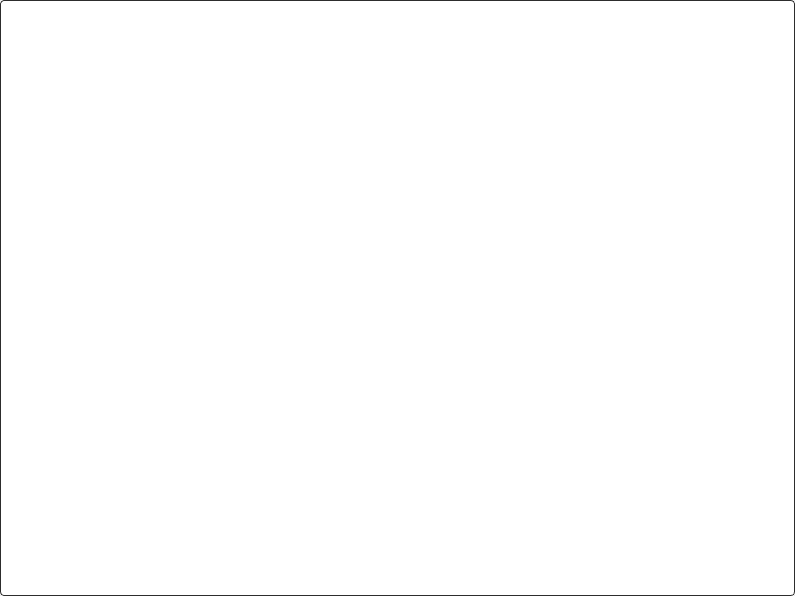
<?xml version="1.0" encoding="UTF-8"?>
<ui version="4.0">
 <class>MainWindow</class>
 <widget class="QMainWindow" name="MainWindow">
  <property name="geometry">
   <rect>
    <x>0</x>
    <y>0</y>
    <width>795</width>
    <height>596</height>
   </rect>
  </property>
  <property name="windowTitle">
   <string>MainWindow</string>
  </property>
  <widget class="QWidget" name="centralwidget">
   <layout class="QGridLayout" name="gridLayout">
    <property name="leftMargin">
     <number>0</number>
    </property>
    <property name="topMargin">
     <number>0</number>
    </property>
    <property name="rightMargin">
     <number>0</number>
    </property>
    <property name="bottomMargin">
     <number>0</number>
    </property>
    <property name="spacing">
     <number>0</number>
    </property>
    <item row="0" column="0" colspan="2">
     <widget class="QTableView" name="tableView">
      <property name="font">
       <font>
        <pointsize>12</pointsize>
        <weight>75</weight>
        <bold>true</bold>
       </font>
      </property>
      <property name="styleSheet">
       <string notr="true">QTreeView:branch:selected, QTreeView:branch:hover {
  background: url(&quot;:/qss_icons/rc/transparent.png&quot;);
}

QTreeView:branch:has-siblings:!adjoins-item {
  border-image: url(&quot;:/qss_icons/rc/branch_line.png&quot;) 0;
}

QTreeView:branch:has-siblings:adjoins-item {
  border-image: url(&quot;:/qss_icons/rc/branch_more.png&quot;) 0;
}

QTreeView:branch:!has-children:!has-siblings:adjoins-item {
  border-image: url(&quot;:/qss_icons/rc/branch_end.png&quot;) 0;
}

QTreeView:branch:has-children:!has-siblings:closed, QTreeView:branch:closed:has-children:has-siblings {
  border-image: none;
  image: url(&quot;:/qss_icons/rc/branch_closed.png&quot;);
}

QTreeView:branch:open:has-children:!has-siblings, QTreeView:branch:open:has-children:has-siblings {
  border-image: none;
  image: url(&quot;:/qss_icons/rc/branch_open.png&quot;);
}

QTreeView:branch:has-children:!has-siblings:closed:hover, QTreeView:branch:closed:has-children:has-siblings:hover {
  image: url(&quot;:/qss_icons/rc/branch_closed_focus.png&quot;);
}

QTreeView:branch:open:has-children:!has-siblings:hover, QTreeView:branch:open:has-children:has-siblings:hover {
  image: url(&quot;:/qss_icons/rc/branch_open_focus.png&quot;);
}

QTreeView::indicator:checked,
QListView::indicator:checked {
  image: url(&quot;:/qss_icons/rc/checkbox_checked.png&quot;);
}

QTreeView::indicator:checked:hover, QTreeView::indicator:checked:focus, QTreeView::indicator:checked:pressed,
QListView::indicator:checked:hover,
QListView::indicator:checked:focus,
QListView::indicator:checked:pressed {
  image: url(&quot;:/qss_icons/rc/checkbox_checked_focus.png&quot;);
}

QTreeView::indicator:unchecked,
QListView::indicator:unchecked {
  image: url(&quot;:/qss_icons/rc/checkbox_unchecked.png&quot;);
}

QTreeView::indicator:unchecked:hover, QTreeView::indicator:unchecked:focus, QTreeView::indicator:unchecked:pressed,
QListView::indicator:unchecked:hover,
QListView::indicator:unchecked:focus,
QListView::indicator:unchecked:pressed {
  image: url(&quot;:/qss_icons/rc/checkbox_unchecked_focus.png&quot;);
}

QTreeView::indicator:indeterminate,
QListView::indicator:indeterminate {
  image: url(&quot;:/qss_icons/rc/checkbox_indeterminate.png&quot;);
}

QTreeView::indicator:indeterminate:hover, QTreeView::indicator:indeterminate:focus, QTreeView::indicator:indeterminate:pressed,
QListView::indicator:indeterminate:hover,
QListView::indicator:indeterminate:focus,
QListView::indicator:indeterminate:pressed {
  image: url(&quot;:/qss_icons/rc/checkbox_indeterminate_focus.png&quot;);
}

QTreeView,
QListView,
QTableView,
QColumnView {
  background-color: #FFFFFF;
  border: 1px solid #2d2d2d;
  color: #000000;
  gridline-color: #2d2d2d;
  border-radius: 4px;
}

QTreeView:disabled,
QListView:disabled,
QTableView:disabled,
QColumnView:disabled {
  background-color: #FFFFFF;
  color: #000000;
}

QTreeView:selected,
QListView:selected,
QTableView:selected,
QColumnView:selected {
  background-color: #FFFFFF;
  color: #000000;
}

QTreeView:hover,
QListView:hover,
QTableView:hover,
QColumnView:hover {
  background-color: #FFFFFF;
  border: 1px solid #148CD2;
}

QTreeView::item:pressed,
QListView::item:pressed,
QTableView::item:pressed,
QColumnView::item:pressed {
  background-color: #FFFFFF;
}

QTreeView::item:selected:hover,
QListView::item:selected:hover,
QTableView::item:selected:hover,
QColumnView::item:selected:hover {
  background: #FFFFFF;
  color: #000000;
}

QTreeView::item:selected:active,
QListView::item:selected:active,
QTableView::item:selected:active,
QColumnView::item:selected:active {
background-color: palette(highlight);
 color: palette(highlightedText);
}

QTreeView::item:!selected:hover,
QListView::item:!selected:hover,
QTableView::item:!selected:hover,
QColumnView::item:!selected:hover {
  outline: 0;
  color: #148CD2;
  background-color: #2d2d2d;
}

QTableCornerButton::section {
  background-color: #282828;
  border: 1px transparent #2d2d2d;
  border-radius: 0px;
}
</string>
      </property>
      <property name="tabKeyNavigation">
       <bool>false</bool>
      </property>
      <property name="alternatingRowColors">
       <bool>false</bool>
      </property>
      <property name="selectionBehavior">
       <enum>QAbstractItemView::SelectRows</enum>
      </property>
      <property name="sortingEnabled">
       <bool>true</bool>
      </property>
      <attribute name="verticalHeaderDefaultSectionSize">
       <number>21</number>
      </attribute>
      <attribute name="verticalHeaderMinimumSectionSize">
       <number>21</number>
      </attribute>
     </widget>
    </item>
   </layout>
  </widget>
  <action name="actionCSV">
   <property name="text">
    <string>CSV</string>
   </property>
  </action>
 </widget>
 <resources>
  <include location="../../../Users/HP/Desktop/Autotrader-Reborn2.1/Resourses/icons/icons.qrc"/>
 </resources>
 <connections/>
</ui>
